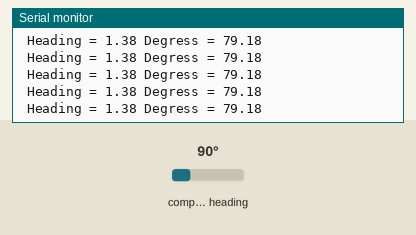
This sketch was run on a simulated Arduino Uno, built with avr-gcc and run on an emulated ATmega328P. Parts: the last lines printed to the serial monitor. The inputs (shaded band) are chosen by the test bench; at power-on: compass heading 90°. The ROS host is connected and sends only what is stated.

Above: at 1.2 s.
1.3 s: compass heading set to 7°
At 1.34 s:
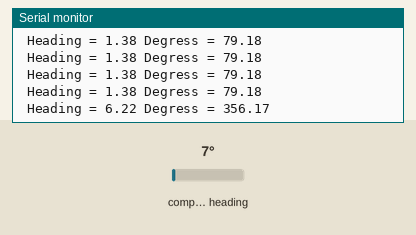
2.8 s: compass heading set to 180°
At 2.88 s:
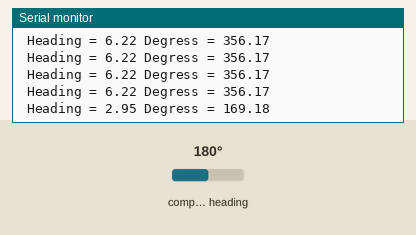
4.3 s: compass heading set to 90°
At 4.31 s:
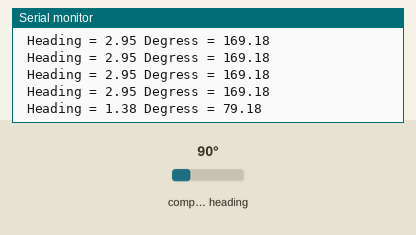
Timing chart, 0 to 7.3 s (numbered marks = the images above; inputs shaded):
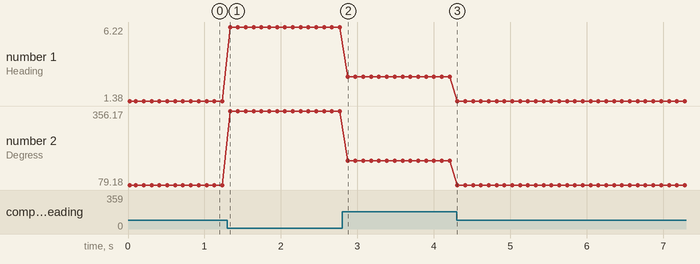

Measured:
- after the input at 1.3 s, the serial monitor: prints a new line at once (image 1)
- after the input at 2.8 s, the serial monitor: prints a new line after 0.07 s (image 2)
- after the input at 4.3 s, the serial monitor: prints a new line at once (image 3)
- plotted number 1: 1.38 → 6.22 after the input at 1.3 s, 6.22 → 2.95 after the input at 2.8 s, 2.95 → 1.38 after the input at 4.3 s
- plotted number 2: 79.18 → 356.17 after the input at 1.3 s, 356.17 → 169.18 after the input at 2.8 s, 169.18 → 79.18 after the input at 4.3 s

The sketch:

compass.ino
```cpp
/*
  HMC5883L Triple Axis Digital Compass. Compass Example.
  Read more: http://www.jarzebski.pl/arduino/czujniki-i-sensory/3-osiowy-magnetometr-hmc5883l.html
  GIT: https://github.com/jarzebski/Arduino-HMC5883L
  Web: http://www.jarzebski.pl
  (c) 2014 by Korneliusz Jarzebski
  ROS Additions by Ozan Duran
  ozanmertduran@gmail.com
*/

#include <Wire.h>
#include <HMC5883L.h>
#include <ros.h>
#include <ros/time.h>
#include <std_msgs/Float64.h>
HMC5883L compass;

ros::NodeHandle nh;
std_msgs::Float64 head;
ros::Publisher CH("Heading", &head);

void setup()
{ nh.initNode();
  nh.advertise(CH);
  Serial.begin(9600);

  // Initialize Initialize HMC5883L
  Serial.println("Initialize HMC5883L");
  while (!compass.begin())
  {
    Serial.println("Could not find a valid HMC5883L sensor, check wiring!");
    delay(500);
  }

  // Set measurement range
  compass.setRange(HMC5883L_RANGE_1_3GA);

  // Set measurement mode
  compass.setMeasurementMode(HMC5883L_CONTINOUS);

  // Set data rate
  compass.setDataRate(HMC5883L_DATARATE_30HZ);

  // Set number of samples averaged
  compass.setSamples(HMC5883L_SAMPLES_8);

  // Set calibration offset. See HMC5883L_calibration.ino
  compass.setOffset(0, 0);
}

void loop()
{
  Vector norm = compass.readNormalize();

  // Calculate heading
  float heading = atan2(norm.YAxis, norm.XAxis);

  // Set declination angle on your location and fix heading
  // You can find your declination on: http://magnetic-declination.com/
  // (+) Positive or (-) for negative
  // For Bytom / Poland declination angle is 4'26E (positive)
  // Formula: (deg + (min / 60.0)) / (180 / M_PI);
  float declinationAngle = (10.0 + (49.0 / 60.0)) / (180 / M_PI);
  heading -= declinationAngle;

  // Correct for heading < 0deg and heading > 360deg
  if (heading < 0)
  {
    heading += 2 * PI;
  }

  if (heading > 2 * PI)
  {
    heading -= 2 * PI;
  }

  // Convert to degrees
  float headingDegrees = heading * 180/M_PI;

  // Output
  Serial.print(" Heading = ");
  Serial.print(heading);
  Serial.print(" Degress = ");
  Serial.print(headingDegrees);
  Serial.println();
  head.data=headingDegrees;
  CH.publish(&head);

  delay(100);
}
```
